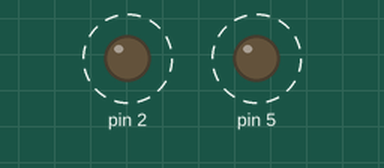
Recording of a sketch running on a simulated Arduino Uno, built with avr-gcc and run on an emulated ATmega328P. Parts: output pins drawn as LEDs (lit = HIGH). Dashed ring = blinking.

Above: at 0.2 s.
Timing chart, 0 to 3.5 s (numbered marks = the images above):
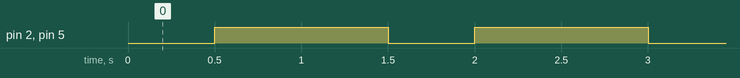

Measured:
- by itself, pin 2, pin 5: alternates HIGH for 1.0 s and LOW for 0.50 s

The sketch:

lampu.ino
```cpp
void setup() {
  pinMode (5, OUTPUT);
  pinMode (2, OUTPUT);


}

void loop() {
  digitalWrite (5, LOW);
  digitalWrite (2, LOW);
  delay(500);
  digitalWrite (5, HIGH);
  digitalWrite (2, HIGH);
  delay(1000);


}
```
